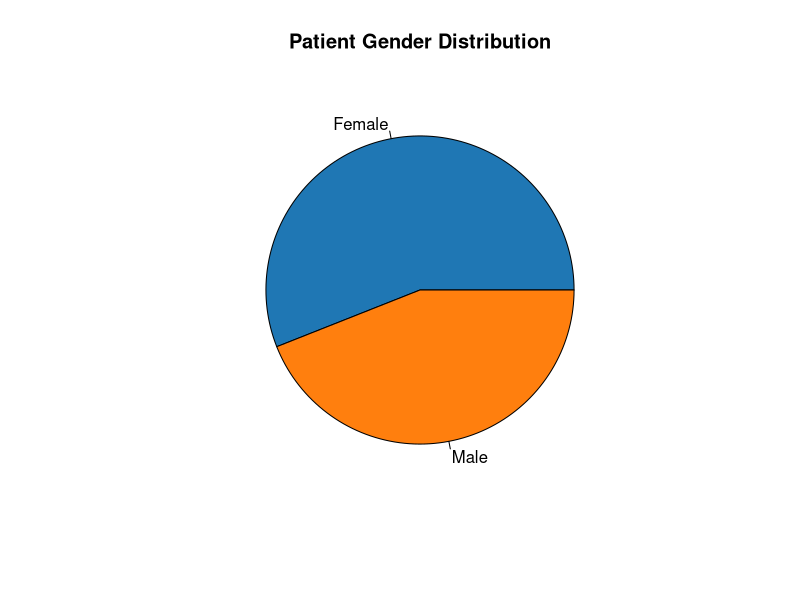
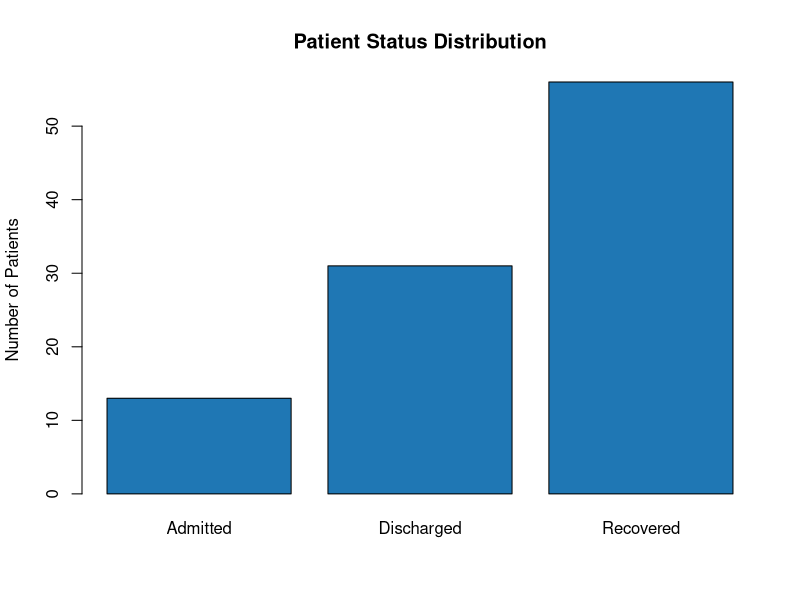
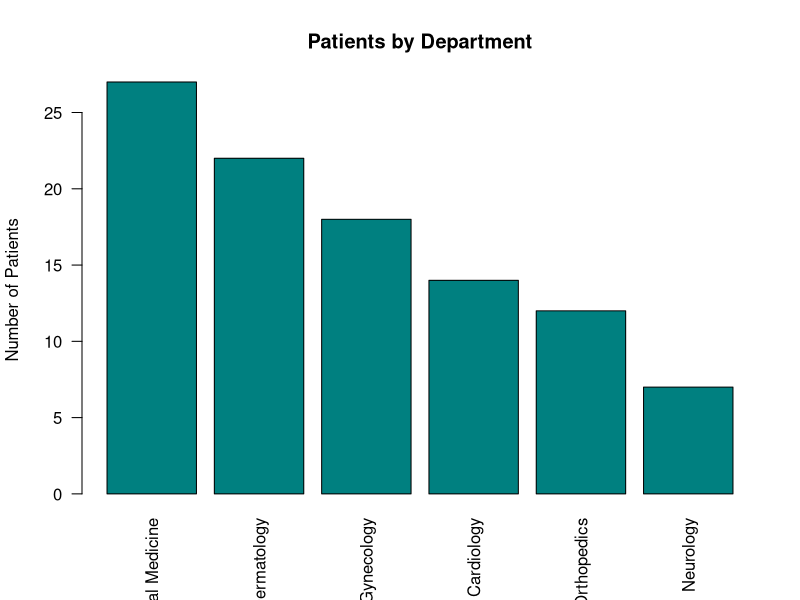
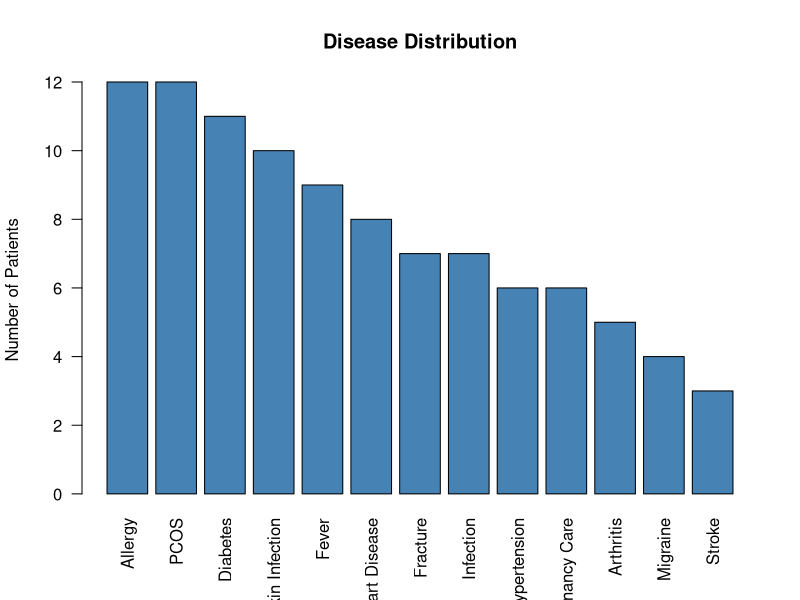
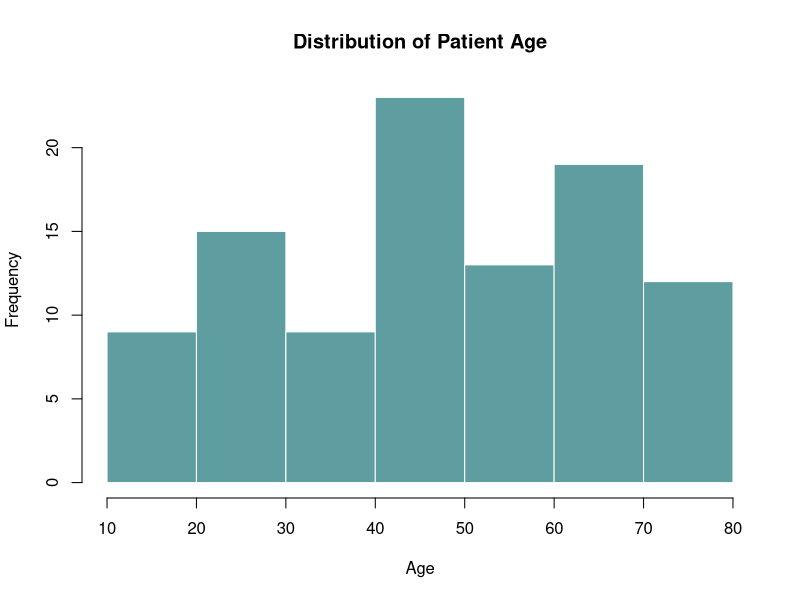
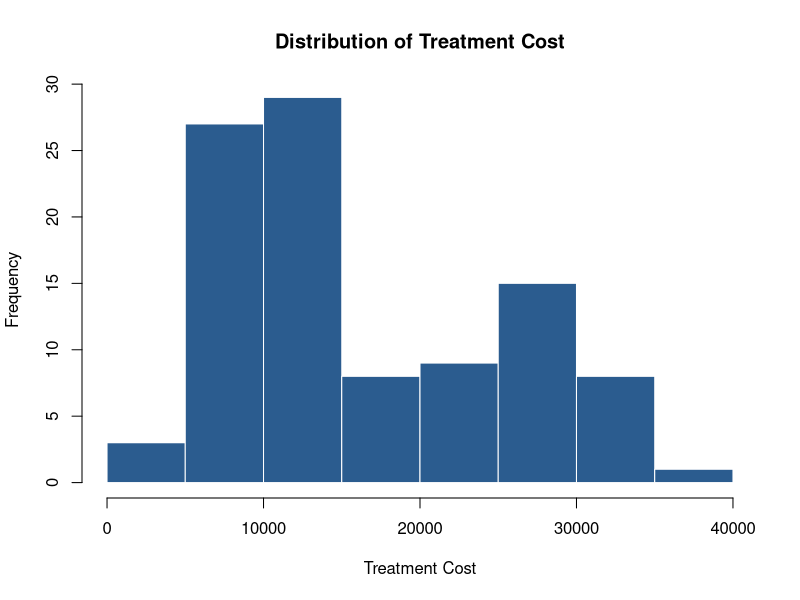

Reproduce these figures in R, in order.
## ---- chunk 1
knitr::opts_chunk$set(echo = TRUE, warning = FALSE, message = FALSE)
## ---- chunk 2
hospital_data <- read.csv("hospital_data.csv")
head(hospital_data)
str(hospital_data)
summary(hospital_data)
dim(hospital_data)
## ---- chunk 3
colSums(is.na(hospital_data))
sum(duplicated(hospital_data))
hospital_clean <- hospital_data[!duplicated(hospital_data), ]
## ---- chunk 4
vars <- c("Age", "Treatment_Cost", "Stay_Days", "Doctor_Fee", "Room_Charge", "Medicine_Cost", "Total_Bill", "Patient_Rating")

sapply(hospital_clean[vars], function(x) c(
  Mean = mean(x, na.rm = TRUE),
  Median = median(x, na.rm = TRUE),
  Min = min(x, na.rm = TRUE),
  Max = max(x, na.rm = TRUE),
  SD = sd(x, na.rm = TRUE)
))
## ---- chunk 5
gender_count <- table(hospital_clean$Gender)
pie(gender_count, main = "Patient Gender Distribution", col = c("#1f77b4", "#ff7f0e"))
## ---- chunk 6
status_count <- table(hospital_clean$Patient_Status)
barplot(status_count, main = "Patient Status Distribution", col = "#1f77b4", ylab = "Number of Patients")
## ---- chunk 7
dept_count <- sort(table(hospital_clean$Department), decreasing = TRUE)
barplot(dept_count, main = "Patients by Department", col = "#008080", las = 2, ylab = "Number of Patients")
## ---- chunk 8
disease_count <- sort(table(hospital_clean$Disease), decreasing = TRUE)
barplot(disease_count, main = "Disease Distribution", col = "#4682b4", las = 2, ylab = "Number of Patients")
## ---- chunk 9
hist(hospital_clean$Age, main = "Distribution of Patient Age", xlab = "Age", col = "#5f9ea0", border = "white")
## ---- chunk 10
hist(hospital_clean$Treatment_Cost, main = "Distribution of Treatment Cost", xlab = "Treatment Cost", col = "#2b5c8f", border = "white")
